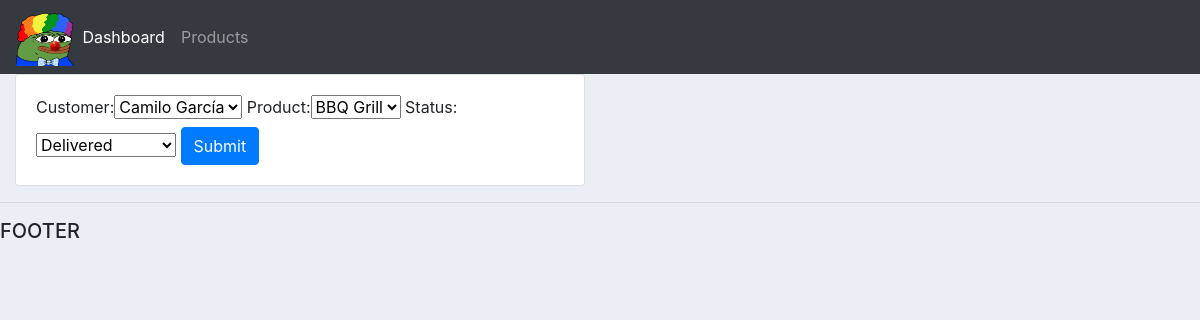
The app's page /update_order/1 with its own data.
### accounts/models.py (models this page shows, shortened)
class Order(models.Model):
    STATUS = (
        ('Pending','Pending'),
        ('Out for delivery','Out for delivery'),
        ('Delivered','Delivered'),
    )
    customer = models.ForeignKey(Customer, null = True, on_delete = models.SET_NULL)
    product = models.ForeignKey(Product, null = True, on_delete = models.SET_NULL)
    date_created = models.DateTimeField(auto_now_add = True, null = True)
    status = models.CharField(max_length = 200, null = True, choices = STATUS)

### accounts/views.py (the view)
# urls.py: path('update_order/<str:pk>', views.updateOrder, name = "update_order"),
def updateOrder(request, pk):
    order = Order.objects.get(id = pk)
    form = OrderForm(instance = order)
    if request.method == 'POST':
        form = OrderForm(request.POST, instance = order)
        if form.is_valid():
            form.save()
            return redirect('/')
    context = {'form':form}
    return render(request, 'accounts/order_form.html', context)

### accounts/forms.py
class OrderForm(ModelForm):
    class Meta:
        model = Order
        fields = '__all__'

### accounts/models.py (called while the page is built)
    def __str__(self):
        return self.name

    def __str__(self):
        return self.name

### accounts/templates/accounts/order_form.html (shortened to what this page needs)
{% extends 'accounts/main.html' %}
{% load static %}
{% block content %}
<div class="row">
    <div class="col-md-6">
        <div class="card card-body">
            <form action="" method="POST">
                {{ form }}
                <input class="btn btn-md btn-primary" type="submit" name="Submit">
            </form>
        </div>
    </div>
</div>
{% endblock %}

### static/css/main.css (style rules this page uses)
body { background-color: #ebeff5; }

### records on screen
Order: customer "Camilo García", product "BBQ Grill", status "Delivered"
